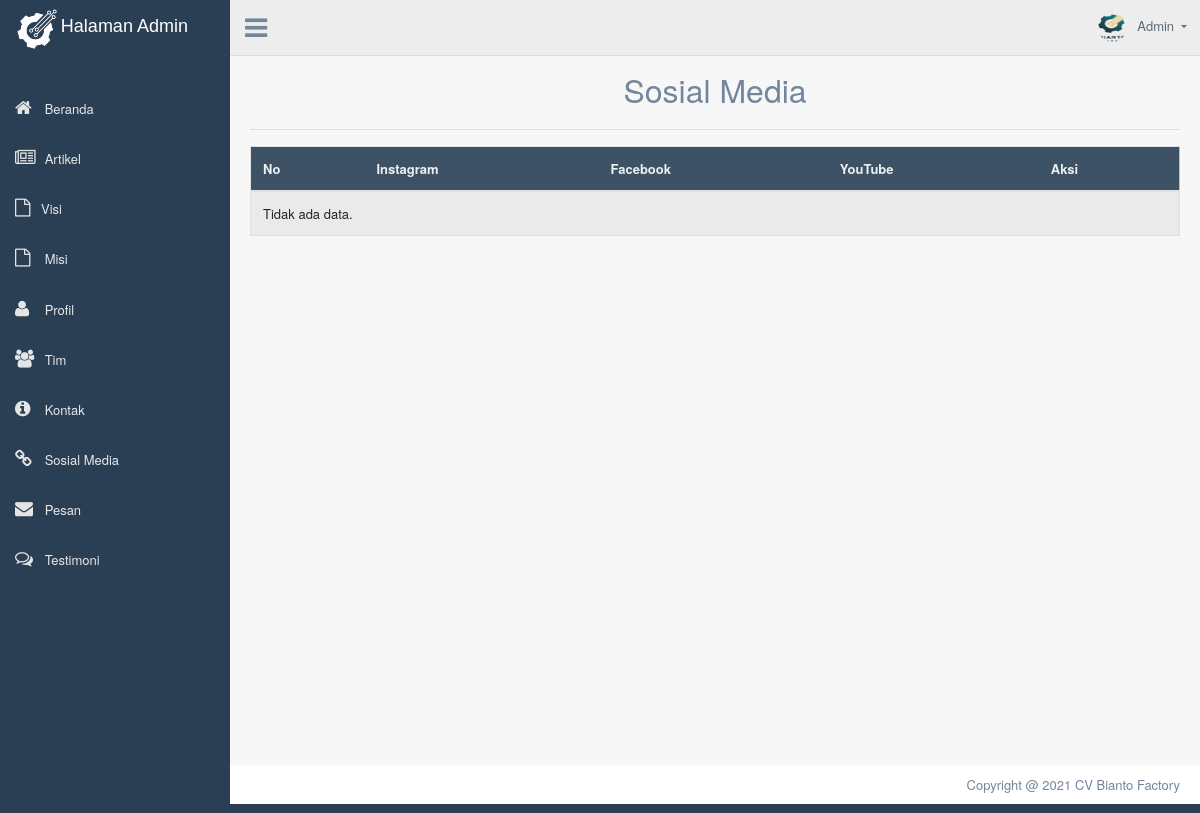
The page /admin/dashboard.php?page=tampilsosialmedia (signed in) on the database as committed earlier.
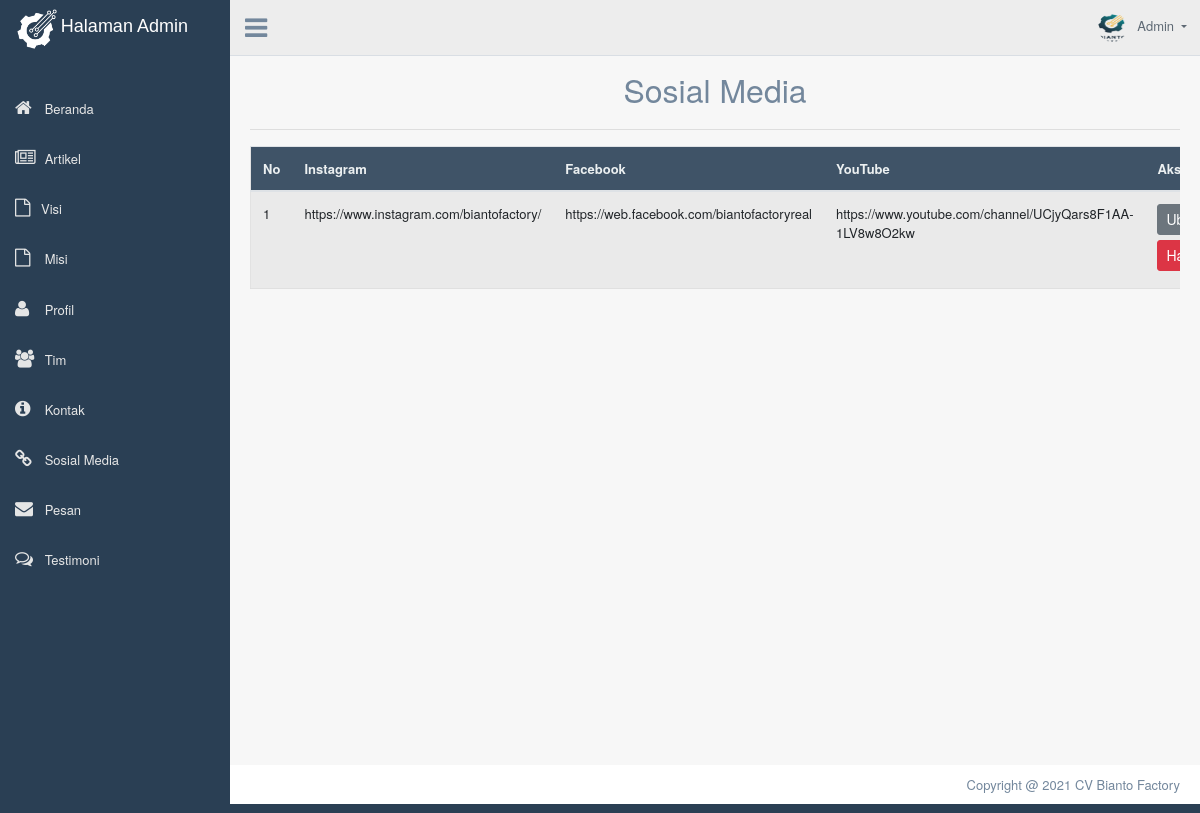
The same page on the database as committed later.
### tables this page shows
CREATE TABLE `sosialmedia` (
  `id` int(11) NOT NULL,
  `instagram` varchar(255) NOT NULL,
  `facebook` varchar(255) NOT NULL,
  `youtube` varchar(255) NOT NULL
);

### admin/CRUD-SosialMedia/tampil.php (the view, shortened to what this page needs)
<?php
include('../includes/config.php');
?>
<div class="container" style="margin-top:20px">
	<center>
		<font size="6">Sosial Media</font>
	</center>
	<hr>
	<div class="table-responsive">
		<table class="table table-striped jambo_table bulk_action">
			<thead>
				<tr>
					<th>No</th>
					<th>Instagram</th>
					<th>Facebook</th>
					<th>YouTube</th>
					<th>Aksi</th>
				</tr>
			</thead>
			<tbody>
				<?php
				$sql = mysqli_query($koneksidb, "SELECT * FROM sosialmedia ORDER BY id DESC") or die(mysqli_error($koneksidb));
				if (mysqli_num_rows($sql) > 0) {
					$no = 1;
					while ($data = mysqli_fetch_assoc($sql)) {
						echo '
						<tr>
							<td>' . $no . '</td>
							<td>' . $data['instagram'] . '</td>
							<td>' . $data['facebook'] . '</td>
							<td>' . $data['youtube'] . '</td>
							<td>
								<a href="dashboard.php?page=editsosialmedia&id=' . $data['id'] . '" class="btn btn-secondary btn-sm">Ubah</a>
								<a href="CRUD-SosialMedia/delete.php?id=' . $data['id'] . '" class="btn btn-danger btn-sm" onclick="return confirm(\'Yakin ingin menghapus data ini?\')">Hapus</a>
							</td>
						</tr>
						';
						$no++;
					}
				} else {
					echo '
					<tr>
						<td colspan="6">Tidak ada data.</td>
					</tr>
					';
				}
				?>
		</table>
	</div>
</div>

### admin/dashboard.php (shortened to what this page needs)
<?php
include('includes/config.php');
if (strlen($_SESSION['alogin']) == 0) {
  header('location:index.php');
} else {
?>
  <!DOCTYPE html>
  <html lang="en">
  <head>
    <link href="assets/bootstrap/dist/css/bootstrap.min.css" rel="stylesheet">
    <link href="assets/font-awesome/css/font-awesome.min.css" rel="stylesheet">
    <link href="assets/nprogress/nprogress.css" rel="stylesheet">
    <link href="assets/iCheck/skins/flat/green.css" rel="stylesheet">
    <link href="assets/bootstrap-progressbar/css/bootstrap-progressbar-3.3.4.min.css" rel="stylesheet">
    <link href="assets/css/custom.min.css" rel="stylesheet">
  </head>
  <body class="nav-md">
    <div class="container body">
      <div class="main_container">
        <div class="col-md-3 left_col">
          <div class="left_col scroll-view">
            <div class="navbar nav_title" style="border: 0;" style="padding: 25px;">
              <center>
                &nbsp; <a href="dashboard.php" style="margin-left: 10px;"><img src="../assets/images/produkbiantofix3.png" height="40" width="40" alt=""><span>
                    <font size="4" color="white" face="arial"> Halaman Admin</font>
                  </span></a>
              </center>
            </div>
            <br />
            <div id="sidebar-menu" class="main_menu_side hidden-print main_menu">
              <div class="menu_section">
                <ul class="nav side-menu">
                  <li class="">
                    <a href="dashboard.php?">
                      <i class="fa fa-home" aria-hidden="true"></i> Beranda
                    </a>
                  </li>
                  <li class="">
                    <a href="dashboard.php?page=tampilartikel">
                      <i class="fa fa-newspaper-o" aria-hidden="true"></i> Artikel
                    </a>
                  </li>
                  <li class="">
                    <a href="dashboard.php?page=tampilvisi">
                      <i class="fa fa-file-o" aria-hidden="true"></i>Visi
                    </a>
                  </li>
                  <li class="">
                    <a href="dashboard.php?page=tampilmisi">
                      <i class="fa fa-file-o" aria-hidden="true"></i> Misi
                    </a>
                  </li>
                  <li class="">
                    <a href="dashboard.php?page=tampilprofil">
                      <i class="fa fa-user" aria-hidden="true"></i> Profil
                    </a>
                  </li>
                  <li class="">
                    <a href="dashboard.php?page=tampiltim">
                      <i class="fa fa-users" aria-hidden="true"></i> Tim
                    </a>
                  </li>
                  <li class="">
                    <a href="dashboard.php?page=tampilkontak">
                      <i class="fa fa-info-circle" aria-hidden="true"></i> Kontak
                    </a>
                  </li>
                  <li class="">
                    <a href="dashboard.php?page=tampilsosialmedia">
                      <i class="fa fa-link" aria-hidden="true"></i> Sosial Media
                    </a>
                  </li>
                  <li class="">
                    <a href="dashboard.php?page=tampilpesan">
                      <i class="fa fa-envelope"aria-hidden="true"></i> Pesan
                    </a>
                  </li>
                  <li class="">
                    <a href="dashboard.php?page=tampiltesti">
                      <i class="fa fa-comments-o"></i> Testimoni
                    </a>
                  </li>
                </ul>
              </div>
            </div>
          </div>
        </div>
        <div class="top_nav">
          <div class="nav_menu">
            <div class="nav toggle">
              <a id="menu_toggle"><i class="fa fa-bars"></i></a>
            </div>
            <nav class="nav navbar-nav">
              <ul class=" navbar-right">
                <li class="nav-item dropdown open">
                  <a href="#" class="user-profile dropdown-toggle" aria-haspopup="true" id="navbarDropdown" data-toggle="dropdown" aria-expanded="false">
                    <img src="assets/images/logo.png" alt="">Admin
                  </a>
                </li>
              </ul>
            </nav>
          </div>
        </div>
        <div class="right_col" role="main">
          <?php
          $queries = array();
          parse_str($_SERVER['QUERY_STRING'], $queries);
          switch ($queries['page']) {
            case 'tampilsosialmedia':
              include 'CRUD-SosialMedia/tampil.php';
              break;
          }
          ?>
        </div>
        <footer>
          <div class="pull-right">
            Copyright @ 2021 CV Bianto Factory
          </div>
          <div class="clearfix"></div>
        </footer>
      </div>
    </div>
  </body>
  </html>
<?php } ?>

Rows that differ between the two databases and show on the page:
added sosialmedia: instagram "https://www.instagram.com/biantofactory/", facebook "https://web.facebook.com/biantofactoryreal", youtube "https://www.youtube.com/channel/UCjyQars8F1AA-1LV8w8O2kw"
Other text that changed with them:
text no longer shown: "Tidak ada data."
